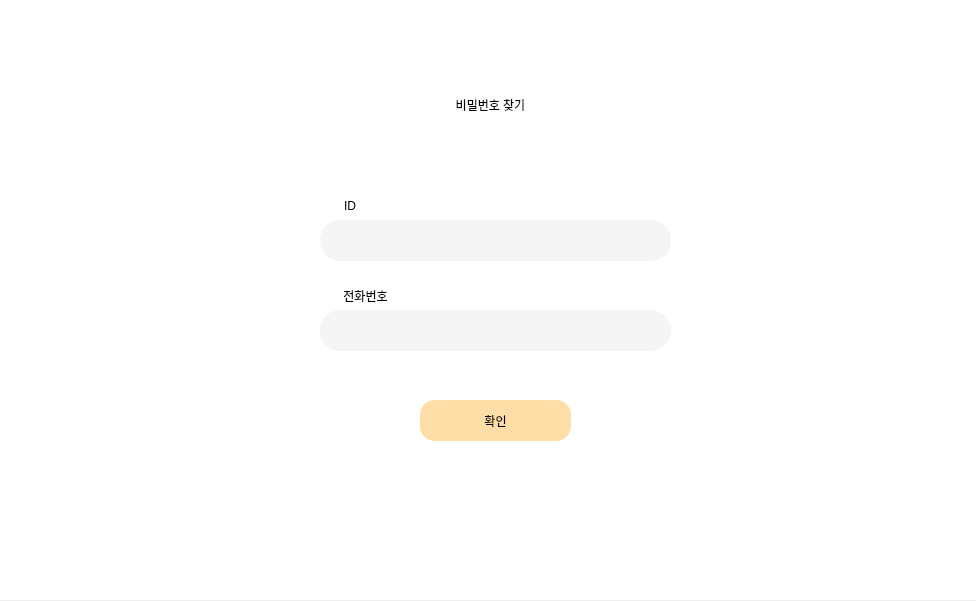
<?xml version="1.0" encoding="UTF-8"?>
<ui version="4.0">
 <class>MainWindow</class>
 <widget class="QMainWindow" name="MainWindow">
  <property name="geometry">
   <rect>
    <x>0</x>
    <y>0</y>
    <width>976</width>
    <height>601</height>
   </rect>
  </property>
  <property name="windowTitle">
   <string>MainWindow</string>
  </property>
  <widget class="QWidget" name="centralwidget">
   <widget class="QFrame" name="frame">
    <property name="geometry">
     <rect>
      <x>0</x>
      <y>0</y>
      <width>1000</width>
      <height>600</height>
     </rect>
    </property>
    <property name="styleSheet">
     <string notr="true">background: white;
</string>
    </property>
    <property name="frameShape">
     <enum>QFrame::StyledPanel</enum>
    </property>
    <property name="frameShadow">
     <enum>QFrame::Raised</enum>
    </property>
    <widget class="QFrame" name="frame_3">
     <property name="geometry">
      <rect>
       <x>60</x>
       <y>50</y>
       <width>861</width>
       <height>500</height>
      </rect>
     </property>
     <property name="autoFillBackground">
      <bool>false</bool>
     </property>
     <property name="styleSheet">
      <string notr="true">background: transparent;
border-radius:20px;
</string>
     </property>
     <property name="frameShape">
      <enum>QFrame::StyledPanel</enum>
     </property>
     <property name="frameShadow">
      <enum>QFrame::Raised</enum>
     </property>
     <widget class="QLabel" name="label_JoinLogo">
      <property name="geometry">
       <rect>
        <x>330</x>
        <y>20</y>
        <width>201</width>
        <height>70</height>
       </rect>
      </property>
      <property name="styleSheet">
       <string notr="true">font: 17pt &quot;맑은 고딕&quot;;
background: transparent;
color: rgb(0, 0, 0);</string>
      </property>
      <property name="text">
       <string>비밀번호 찾기</string>
      </property>
      <property name="textFormat">
       <enum>Qt::AutoText</enum>
      </property>
      <property name="alignment">
       <set>Qt::AlignCenter</set>
      </property>
     </widget>
     <widget class="QLabel" name="label_id">
      <property name="geometry">
       <rect>
        <x>260</x>
        <y>140</y>
        <width>60</width>
        <height>31</height>
       </rect>
      </property>
      <property name="styleSheet">
       <string notr="true">font: 75 9pt &quot;Cascadia Code SemiBold&quot;;</string>
      </property>
      <property name="text">
       <string>ID</string>
      </property>
      <property name="alignment">
       <set>Qt::AlignCenter</set>
      </property>
     </widget>
     <widget class="QLineEdit" name="lineEdit_id">
      <property name="geometry">
       <rect>
        <x>260</x>
        <y>170</y>
        <width>351</width>
        <height>41</height>
       </rect>
      </property>
      <property name="styleSheet">
       <string notr="true">background-color: rgb(245, 245, 245);
font: 75 9pt &quot;Cascadia Code SemiBold&quot;;</string>
      </property>
     </widget>
     <widget class="QLabel" name="label_pw">
      <property name="geometry">
       <rect>
        <x>270</x>
        <y>230</y>
        <width>71</width>
        <height>31</height>
       </rect>
      </property>
      <property name="styleSheet">
       <string notr="true">font: 75 9pt &quot;맑은 고딕&quot;;</string>
      </property>
      <property name="text">
       <string>전화번호</string>
      </property>
      <property name="alignment">
       <set>Qt::AlignCenter</set>
      </property>
     </widget>
     <widget class="QLineEdit" name="lineEdit_pw">
      <property name="geometry">
       <rect>
        <x>260</x>
        <y>260</y>
        <width>351</width>
        <height>41</height>
       </rect>
      </property>
      <property name="styleSheet">
       <string notr="true">background-color: rgb(245, 245, 245);
font: 75 9pt &quot;맑은 고딕&quot;;
</string>
      </property>
      <property name="echoMode">
       <enum>QLineEdit::Password</enum>
      </property>
     </widget>
     <widget class="QPushButton" name="pushButton_accept">
      <property name="geometry">
       <rect>
        <x>360</x>
        <y>350</y>
        <width>151</width>
        <height>41</height>
       </rect>
      </property>
      <property name="styleSheet">
       <string notr="true">font: 75 11pt &quot;맑은 고딕&quot;;
background-color: rgb(255, 221, 166);
border-radius:15px;
color: rgb(0, 0, 0);</string>
      </property>
      <property name="text">
       <string>확인</string>
      </property>
     </widget>
    </widget>
    <widget class="QLabel" name="label">
     <property name="geometry">
      <rect>
       <x>-50</x>
       <y>-20</y>
       <width>1171</width>
       <height>641</height>
      </rect>
     </property>
     <property name="text">
      <string/>
     </property>
     <property name="pixmap">
      <pixmap>파스텔1.png</pixmap>
     </property>
    </widget>
    <widget class="QLabel" name="label_4">
     <property name="geometry">
      <rect>
       <x>490</x>
       <y>270</y>
       <width>501</width>
       <height>311</height>
      </rect>
     </property>
     <property name="styleSheet">
      <string notr="true">background: transparent;</string>
     </property>
     <property name="text">
      <string/>
     </property>
     <property name="pixmap">
      <pixmap>../이미지/토성중간1.png</pixmap>
     </property>
    </widget>
    <zorder>label</zorder>
    <zorder>frame_3</zorder>
    <zorder>label_4</zorder>
   </widget>
  </widget>
 </widget>
 <resources/>
 <connections/>
</ui>
